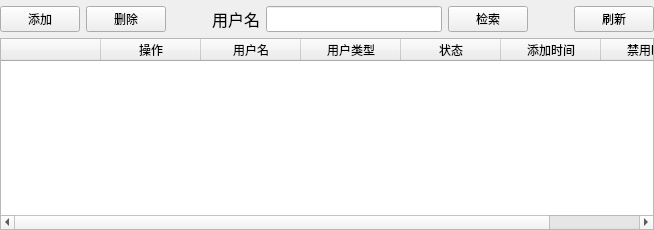
           <widget class="QWidget" name="tab">
            <attribute name="title">
             <string>安全审计员</string>
            </attribute>
            <layout class="QHBoxLayout" name="horizontalLayout_10">
             <property name="leftMargin">
              <number>0</number>
             </property>
             <property name="topMargin">
              <number>0</number>
             </property>
             <property name="rightMargin">
              <number>0</number>
             </property>
             <property name="bottomMargin">
              <number>0</number>
             </property>
             <item>
              <layout class="QVBoxLayout" name="verticalLayout_8">
               <property name="topMargin">
                <number>6</number>
               </property>
               <item>
                <layout class="QHBoxLayout" name="horizontalLayout_12">
                 <item>
                  <widget class="QPushButton" name="add_auditadmin_pushButton">
                   <property name="text">
                    <string>添加</string>
                   </property>
                  </widget>
                 </item>
                 <item>
                  <widget class="QPushButton" name="delete_usermanager_pushButton_2">
                   <property name="text">
                    <string>删除</string>
                   </property>
                  </widget>
                 </item>
                 <item>
                  <spacer name="horizontalSpacer_12">
                   <property name="orientation">
                    <enum>Qt::Horizontal</enum>
                   </property>
                   <property name="sizeHint" stdset="0">
                    <size>
                     <width>40</width>
                     <height>20</height>
                    </size>
                   </property>
                  </spacer>
                 </item>
                 <item>
                  <widget class="QLabel" name="usermanager_username_lable_2">
                   <property name="font">
                    <font>
                     <family>微软雅黑</family>
                     <pointsize>12</pointsize>
                    </font>
                   </property>
                   <property name="text">
                    <string>用户名</string>
                   </property>
                  </widget>
                 </item>
                 <item>
                  <widget class="QLineEdit" name="usermanager_username_lineEdit_2">
                   <property name="minimumSize">
                    <size>
                     <width>0</width>
                     <height>26</height>
                    </size>
                   </property>
                   <property name="font">
                    <font>
                     <family>宋体</family>
                     <pointsize>14</pointsize>
                    </font>
                   </property>
                  </widget>
                 </item>
                 <item>
                  <widget class="QPushButton" name="usermanager_search_pushButton_2">
                   <property name="text">
                    <string>检索</string>
                   </property>
                  </widget>
                 </item>
                 <item>
                  <spacer name="horizontalSpacer_14">
                   <property name="orientation">
                    <enum>Qt::Horizontal</enum>
                   </property>
                   <property name="sizeHint" stdset="0">
                    <size>
                     <width>40</width>
                     <height>20</height>
                    </size>
                   </property>
                  </spacer>
                 </item>
                 <item>
                  <widget class="QPushButton" name="usermanager_fresh_pushButton_2">
                   <property name="text">
                    <string>刷新</string>
                   </property>
                  </widget>
                 </item>
                </layout>
               </item>
               <item>
                <widget class="QTableWidget" name="usermanager_tableWidget_2">
                 <column>
                  <property name="text">
                   <string/>
                  </property>
                 </column>
                 <column>
                  <property name="text">
                   <string>操作</string>
                  </property>
                 </column>
                 <column>
                  <property name="text">
                   <string>用户名</string>
                  </property>
                 </column>
                 <column>
                  <property name="text">
                   <string>用户类型</string>
                  </property>
                 </column>
                 <column>
                  <property name="text">
                   <string>状态</string>
                  </property>
                 </column>
                 <column>
                  <property name="text">
                   <string>添加时间</string>
                  </property>
                 </column>
                 <column>
                  <property name="text">
                   <string>禁用时间</string>
                  </property>
                 </column>
                </widget>
               </item>
              </layout>
             </item>
            </layout>
           </widget>
